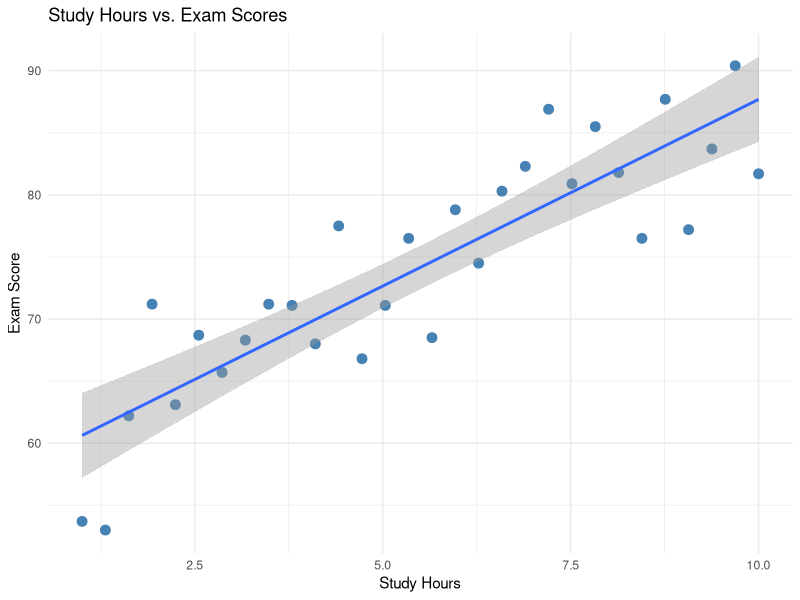

Generate this figure with R:
# STAT 3030 - Student Performance Analysis
# University of Georgia
# Demonstration using synthetic student data

library(ggplot2)

set.seed(3030)

# Create synthetic data
students <- data.frame(
  StudyHours = seq(1, 10, length.out = 30)
)

students$ExamScore <- round(
  55 + 3.5 * students$StudyHours +
    rnorm(30, mean = 0, sd = 6),
  1
)

# Descriptive statistics
summary(students)

# Scatterplot with regression line
ggplot(students, aes(x = StudyHours, y = ExamScore)) +
  geom_point(color = "steelblue", size = 3) +
  geom_smooth(method = "lm", se = TRUE) +
  labs(
    title = "Study Hours vs. Exam Scores",
    x = "Study Hours",
    y = "Exam Score"
  ) +
  theme_minimal()

# Fit a linear regression model
model <- lm(ExamScore ~ StudyHours, data = students)

summary(model)
